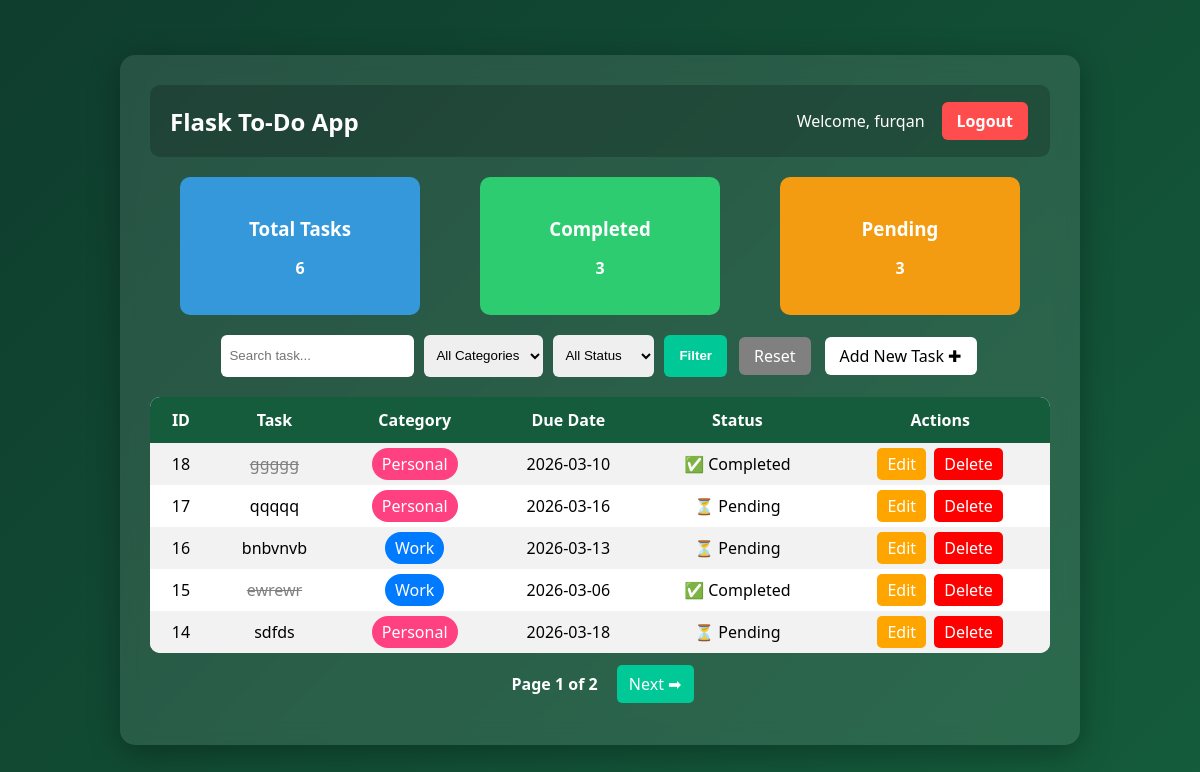
Page / (signed in) on the committed database.
### app.py (models this page shows)
class User(db.Model, UserMixin):
    id = db.Column(db.Integer, primary_key=True)
    username = db.Column(db.String(100), unique=True, nullable=False)
    password = db.Column(db.String(200), nullable=False)
    tasks = db.relationship('Todo', backref='owner', lazy=True)

class Todo(db.Model):
    id = db.Column(db.Integer, primary_key=True)
    title = db.Column(db.String(200), nullable=False)
    category = db.Column(db.String(50), nullable=False)  # Work / Personal
    due_date = db.Column(db.Date, nullable=False)
    completed = db.Column(db.Boolean, default=False)
    user_id = db.Column(db.Integer, db.ForeignKey('user.id'), nullable=False)

### app.py (the view)
@app.route('/')
@login_required
def index():
    page = request.args.get('page', 1, type=int)
    category = request.args.get('category')
    status = request.args.get('status')
    search = request.args.get('search')
    query = Todo.query.filter_by(user_id=current_user.id)
    if category and category != "All":
        query = query.filter(Todo.category == category)
    if status == "Completed":
        query = query.filter(Todo.completed == True)
    elif status == "Pending":
        query = query.filter(Todo.completed == False)
    if search:
        query = query.filter(Todo.title.ilike(f"%{search}%"))
    pagination = query.order_by(Todo.id.desc()).paginate(
        page=page,
        per_page=5
    )
    tasks = pagination.items
    total_tasks = Todo.query.filter_by(user_id=current_user.id).count()
    completed_tasks = Todo.query.filter_by(user_id=current_user.id, completed=True).count()
    pending_tasks = Todo.query.filter_by(user_id=current_user.id, completed=False).count()
    today = date.today()
    overdue_count = 0
    for task in tasks:
        if task.due_date and task.due_date < today and task.completed != "Completed":
            overdue_count += 1
    return render_template(
        'index.html',
        tasks=tasks,
        pagination=pagination,
        total_tasks=total_tasks,
        completed_tasks=completed_tasks,
        pending_tasks=pending_tasks,
        overdue_count=overdue_count
    )

### app.py (called while the page is built)
@login_manager.user_loader
def load_user(user_id):
    return User.query.get(int(user_id))

### templates/index.html (shortened to what this page needs)
{% extends 'base.html' %}
{% block content %}
<div class="dashboard">
    <div class="card total">
        <h3>Total Tasks</h3>
        <p>{{ total_tasks }}</p>
    </div>
    <div class="card completed">
        <h3>Completed</h3>
        <p>{{ completed_tasks }}</p>
    </div>
    <div class="card pending">
        <h3>Pending</h3>
        <p>{{ pending_tasks }}</p>
    </div>
</div>
<form method="GET" class="filter-form">
    <input type="text" name="search" placeholder="Search task..."
           value="{{ request.args.get('search', '') }}">
    <select name="category">
        <option value="All">All Categories</option>
    </select>
    <select name="status">
        <option value="">All Status</option>
    </select>
    <button type="submit">Filter</button>
    <a href="{{ url_for('index') }}" class="reset-btn">Reset</a>
    <a href="{{ url_for('add_task') }}" class="add-btn">Add New Task ✚</a>
</form>
<table>
    <tr>
        <th>ID</th>
        <th>Task</th>
        <th>Category</th>
        <th>Due Date</th>
        <th>Status</th>
        <th>Actions</th>
    </tr>
    {% for task in tasks %}
    <tr>
    <td>{{ task.id }}</td>
    <td class="{% if task.completed %}completed-task{% endif %}">
        {{ task.title }}
    </td>
    <td>
        {% if task.category == "Work" %}
            <span class="work">Work</span>
        {% else %}
            <span class="personal">Personal</span>
        {% endif %}
    </td>
    <td>{{ task.due_date }}</td>
    <td>
        {% if task.completed %}
            ✅ Completed
        {% else %}
            ⏳ Pending
        {% endif %}
    </td>
    <td>
        <a href="/edit/{{ task.id }}">Edit</a>
        <a href="/delete/{{ task.id }}">Delete</a>
    </td>
</tr>
    {% endfor %}
</table>
<div class="pagination">
    <span>
        Page {{ pagination.page }} of {{ pagination.pages }}
    </span>
    {% if pagination.has_next %}
        <a href="{{ url_for('index', page=pagination.next_num) }}">
            Next ➡
        </a>
    {% endif %}
</div>
{% endblock %}

### templates/base.html (shortened to what this page needs)
<!DOCTYPE html>
<html>
<head>
    <link rel="stylesheet" href="{{ url_for('static', filename='style.css') }}">
</head>
<body>
    <div class="container">
        <div class="navbar">
    <h1 class="logo">Flask To-Do App</h1>
    {% if current_user.is_authenticated %}
        <div class="user-section">
            <span class="welcome">Welcome, {{ current_user.username }}</span>
            <a href="{{ url_for('logout') }}" class="logout-btn">Logout</a>
        </div>
    {% endif %}
</div>
        {% block content %}{% endblock %}
    </div>
</body>
</html>

### static/style.css (style rules this page uses)
body { margin: 0; font-family: 'Segoe UI', sans-serif; background: linear-gradient(135deg, #0f3d2e, #145c3b); display: flex; justify-content: center; align-items: center; min-height: 100vh; }
.container { width: 80%; max-width: 900px; background: rgba(255, 255, 255, 0.1); backdrop-filter: blur(10px); padding: 30px; border-radius: 15px; color: white; box-shadow: 0 8px 32px rgba(0,0,0,0.3); }
h1 { text-align: center; margin-bottom: 20px; }
form { display: flex; gap: 10px; flex-wrap: wrap; justify-content: center; margin-bottom: 20px; }
input, select { padding: 10px; border-radius: 8px; border: none; outline: none; }
button { padding: 10px 15px; border-radius: 8px; border: none; cursor: pointer; font-weight: bold; transition: 0.3s ease; }
button[type="submit"] { background-color: #00c896; color: white; }
table { width: 100%; border-collapse: collapse; background: white; color: black; border-radius: 10px; overflow: hidden; }
th { background: #145c3b; color: white; padding: 12px; }
td { padding: 10px; text-align: center; }
tr:nth-child(even) { background: #f2f2f2; }
.work { background-color: #007bff; color: white; padding: 5px 10px; border-radius: 20px; }
.personal { background-color: #ff4081; color: white; padding: 5px 10px; border-radius: 20px; }
.completed-task { text-decoration: line-through; color: gray; }
a { text-decoration: none; padding: 5px 10px; border-radius: 5px; margin: 2px; }
a[href*="edit"] { background: orange; color: white; }
a[href*="delete"] { background: red; color: white; }
.navbar { display: flex; justify-content: space-between; align-items: center; padding: 15px 20px; background: rgba(0, 0, 0, 0.2); border-radius: 10px; margin-bottom: 20px; }
.logo { margin: 0; font-size: 24px; }
.user-section { display: flex; align-items: center; gap: 15px; }
.welcome { font-weight: 500; }
.logout-btn { padding: 8px 15px; background: #ff4d4d; color: white; text-decoration: none; border-radius: 6px; font-weight: bold; transition: 0.3s ease; }
.filter-form { display: flex; gap: 10px; flex-wrap: wrap; margin-bottom: 20px; justify-content: center; }
.filter-form input, .filter-form select { padding: 8px; border-radius: 6px; border: none; }
.filter-form button { background: #00c896; color: white; border: none; padding: 8px 15px; border-radius: 6px; cursor: pointer; }
.reset-btn { background: gray; color: white; padding: 8px 15px; border-radius: 6px; text-decoration: none; }
.dashboard { display: flex; justify-content: space-around; margin: 20px 0; flex-wrap: wrap; }
.card { width: 200px; padding: 20px; border-radius: 10px; text-align: center; color: white; font-weight: bold; }
.card h3 { margin-bottom: 10px; }
.total { background: #3498db; }
.completed { background: #2ecc71; }
.pending { background: #f39c12; }
.pagination { margin: 20px 0; text-align: center; }
.pagination a { padding: 8px 12px; background: #00c896; color: white; text-decoration: none; border-radius: 5px; margin: 0 5px; }
.pagination span { margin: 0 10px; font-weight: bold; }
.add-btn { background:white; padding:8px 15px; border-radius:6px; text-decoration:none; font-weight:400; color:black; }

### rows in the picture
User: username "furqan"
Todo: id "18", title "ggggg", category "Personal", due_date "2026-03-10", completed "✅ Completed"
Todo: id "17", title "qqqqq", category "Personal", due_date "2026-03-16", completed "⏳ Pending"
Todo: id "16", title "bnbvnvb", category "Work", due_date "2026-03-13", completed "⏳ Pending"
Todo: id "15", title "ewrewr", category "Work", due_date "2026-03-06", completed "✅ Completed"
Todo: id "14", title "sdfds", category "Personal", due_date "2026-03-18", completed "⏳ Pending"

### other values in the picture
{{ total_tasks }} "6"
{{ completed_tasks }} "3"
{{ pending_tasks }} "3"
{{ pagination.page }} "1"
{{ pagination.pages }} "2"
